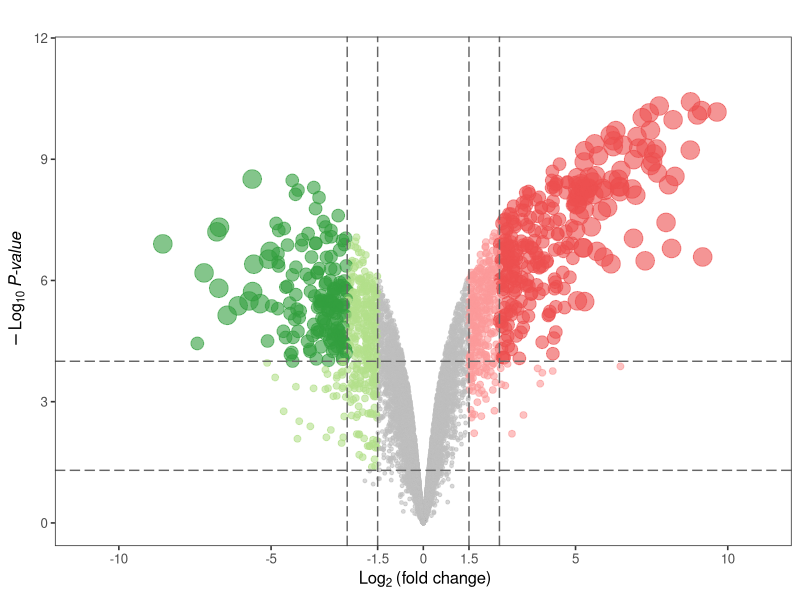
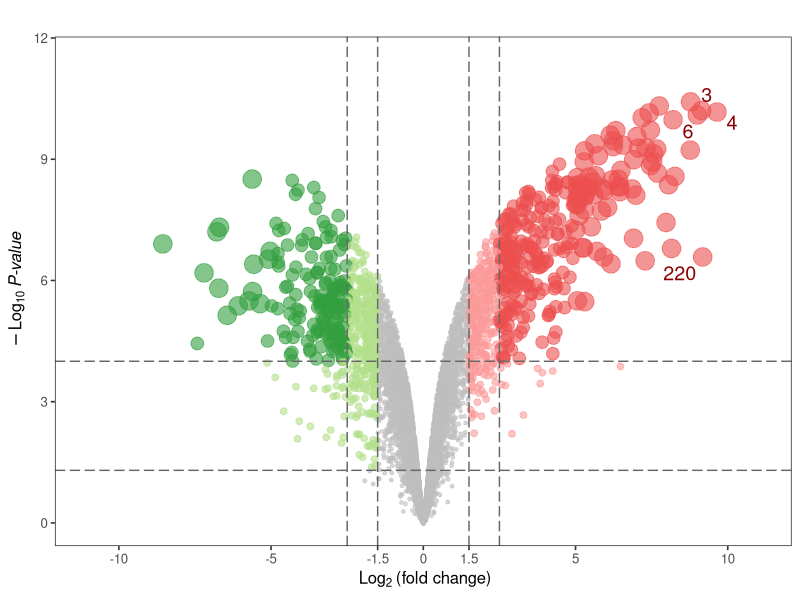
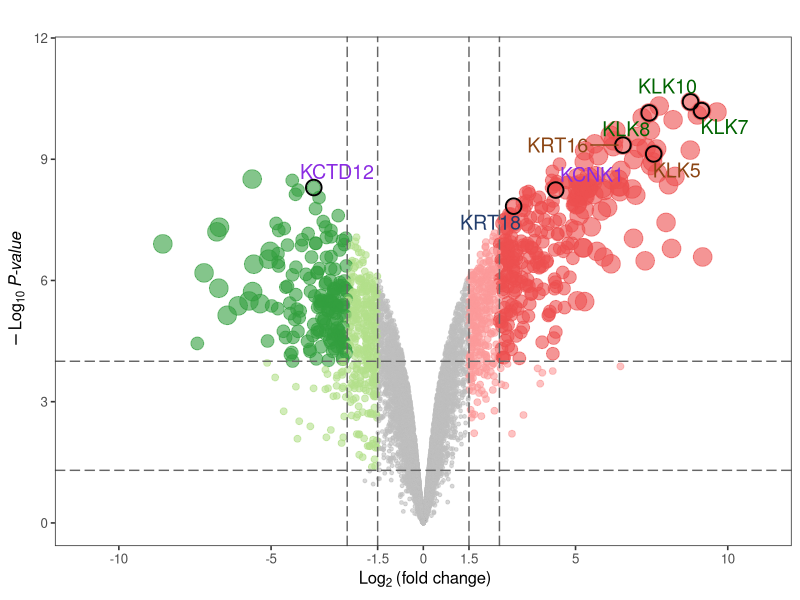
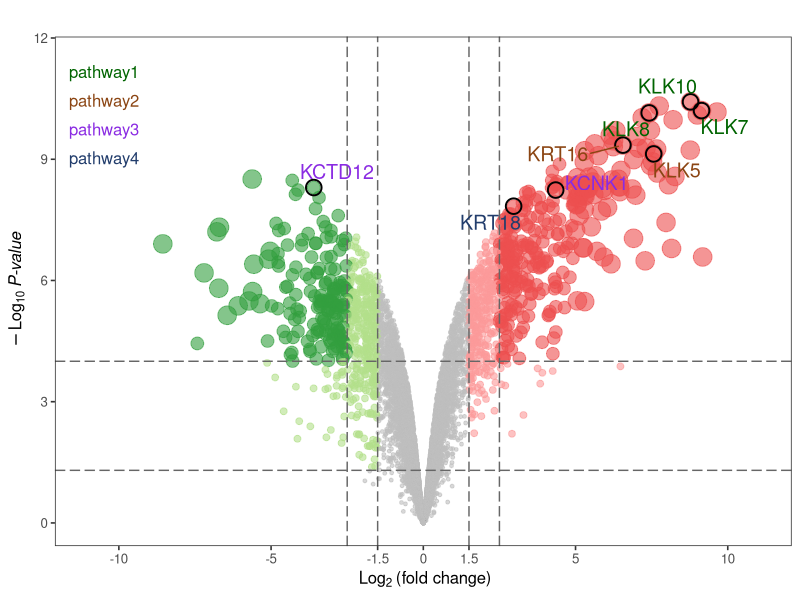
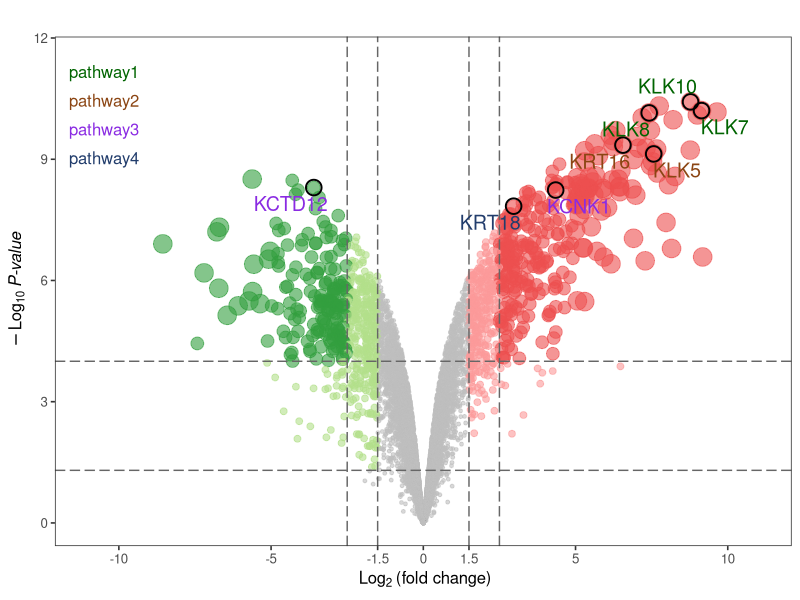

These charts were generated, in order, by the following R code:
## ---- chunk 1
knitr::opts_chunk$set(echo = TRUE)
## ---- chunk 2
#使用国内镜像安装包
#use the domestic mirror installation package
#options("repos"= c(CRAN="https://mirrors.tuna.tsinghua.edu.cn/CRAN/"))
#options(BioC_mirror="http://mirrors.ustc.edu.cn/bioc/")

library(ggplot2)
library(ggrepel)
library(ggthemes)
library(gridExtra)

Sys.setenv(LANGUAGE = "en") #显示英文报错信息 display English error messages
options(stringsAsFactors = FALSE) #禁止chr转成factor prohibit the conversion of chr to factor
## ---- chunk 3
# 全部基因差异表达分析结果
# differential Expression Analysis Results of All Genes
x <- read.csv("easy_input_limma.csv")
x$label<- x$X
head(x)

# 突出展示感兴趣的基因
# highlight genes of interest
selectedGeneID <- read.csv("easy_input_selected.csv")
head(selectedGeneID)

# 提取感兴趣的基因的差异分析结果
# extract the differential analysis results of the gene of interest
x$gsym <- x$label
selectgenes <- merge(selectedGeneID, x, by = "gsym")
head(selectgenes)
## ---- chunk 4
#plot_mode <- "classic" #经典版 classic version
plot_mode <- "advanced" #酷炫版 cool version

logFCcut <- 1.5 #log2-foldchange
pvalCut <- 0.05 #P.value
adjPcut <- 0.05 #adj.P.value

#用于高级模式
#for advanced mode
logFCcut2 <- 2.5
logFCcut3 <- 5
pvalCut2 <- 0.0001
pvalCut3 <- 0.00001

#置x，y軸的最大最小位置
#set the maximum and minimum positions of the x and y axes
xmin <- (range(x$logFC)[1]- (range(x$logFC)[1]+ 10))
xmax <- (range(x$logFC)[1]+ (10-range(x$logFC)[1]))
ymin <- 0
ymax <- max(-log10(x$P.Value)) * 1.1

# 基因名的颜色，需大于等于pathway的数量，这里自定义了足够多的颜色
# the color of the gene name needs to be greater than or equal to the number of pathway, and here a sufficient number of colors have been customized
mycol <- c("darkgreen","chocolate4","blueviolet","#223D6C","#D20A13","#088247","#58CDD9","#7A142C","#5D90BA","#431A3D","#91612D","#6E568C","#E0367A","#D8D155","#64495D","#7CC767")
## ---- chunk 5
if (plot_mode == "classic"){
  # 簡單的setting for color
  # simple setting for color
  x$color_transparent <- ifelse((x$P.Value < pvalCut & x$logFC > logFCcut), "red", ifelse((x$P.Value < pvalCut & x$logFC < -logFCcut), "blue","grey"))
  # 簡單的setting for size
  # simple setting for size
  size <- ifelse((x$P.Value < pvalCut & abs(x$logFC) > logFCcut), 4, 2)
  
} else if (plot_mode == "advanced") {
  # 複雜的的setting for color
  # complex setting for Color
  n1 <- length(x[, 1])
  cols <- rep("grey", n1)
  names(cols)<- rownames(x)
  
  #不同阈值的点的颜色
  #color of points with different thresholds
  cols[x$P.Value < pvalCut & x$logFC >logFCcut]<- "#FB9A99"
  cols[x$P.Value < pvalCut2 & x$logFC > logFCcut2]<- "#ED4F4F"
  cols[x$P.Value < pvalCut & x$logFC < -logFCcut]<- "#B2DF8A"
  cols[x$P.Value < pvalCut2 & x$logFC < -logFCcut2]<- "#329E3F"
  color_transparent <- adjustcolor(cols, alpha.f = 0.5)
  x$color_transparent <- color_transparent
  
  # 複雜的的setting for size
  # complex setting for size
  n1 <- length(x[, 1])
  size <- rep(1, n1)
  
  #不同阈值的点的大小
  #size of points with different thresholds
  size[x$P.Value < pvalCut & x$logFC > logFCcut]<- 2
  size[x$P.Value < pvalCut2 & x$logFC > logFCcut2]<- 4
  size[x$P.Value < pvalCut3 & x$logFC > logFCcut3]<- 6
  size[x$P.Value < pvalCut & x$logFC < -logFCcut]<- 2
  size[x$P.Value < pvalCut2 & x$logFC < -logFCcut2]<- 4
  size[x$P.Value < pvalCut3 & x$logFC < -logFCcut3]<- 6
  
} else {
  stop("Unsupport mode")
}

# 构建绘图对象
# Construct the plot object
p1 <- ggplot(data=x, aes(logFC, -log10(P.Value), label = label, color = pathway)) +
  geom_point(alpha = 0.6, size = size, colour = x$color_transparent) +

  labs(x=bquote(~Log[2]~"(fold change)"), y=bquote(~-Log[10]~italic("P-value")), title="") + 
  ylim(c(ymin,ymax)) + 
  scale_x_continuous(
    breaks = c(-10, -5, -logFCcut, 0, logFCcut, 5, 10), #刻度线的位置 position of the scale line
    labels = c(-10, -5, -logFCcut, 0, logFCcut, 5, 10),
    limits = c(-11, 11) #x轴范围，两侧对称才好看 x-axis range, symmetry on both sides looks good
  ) +
  #或用下面这行：
  #or use the line below:
  #xlim(c(xmin, xmax)) + 

  #画阈值分界线
  #draw threshold boundary line
  geom_vline(xintercept = c(-logFCcut, logFCcut), color="grey40", 
             linetype="longdash", lwd = 0.5) + #虚线的形状和粗细 shape and thickness of the dashed line
  geom_hline(yintercept = -log10(pvalCut), color="grey40", 
             linetype="longdash", lwd = 0.5) +
  
  theme_bw(base_size = 12#, base_family = "Times" #修改字体 modify font
           ) +
  theme(panel.grid=element_blank())

if (plot_mode == "advanced") {
  p1 <- p1 + 
  geom_vline(xintercept = c(-logFCcut2, logFCcut2), color="grey40", 
             linetype="longdash", lwd = 0.5) +
  geom_hline(yintercept = -log10(pvalCut2), color="grey40", 
             linetype="longdash", lwd = 0.5)
}
p1

# 显示 logFC > n 的基因的基因名
# show gene names for genes with logFC > n
n = 9
p1 + geom_text_repel(aes(x = logFC, y = -log10(P.Value), 
                               label = ifelse(logFC > n, rownames(x),"")),
        colour="darkred", size = 5, box.padding = unit(0.35, "lines"), 
        point.padding = unit(0.3, "lines"))

# 突出显示候选基因
# highlight candidate genes
p2 <- p1 + 
  # 在感兴趣的基因外面画个黑色圈
  # draw a black circle around the gene of interest
  geom_point(data = selectgenes, alpha = 1, size = 4.6, shape = 1, 
             stroke = 1, #圈粗细 thickness of circle
             color = "black") +
  
  # 显示感兴趣的基因的基因名
  # display the gene name of the gene of interest
  scale_color_manual(values = mycol) + 
  geom_text_repel(data = selectgenes, 
                  show.legend = FALSE, #不显示图例 legend not displayed
                  size = 5, box.padding = unit(0.35, "lines"), 
        point.padding = unit(0.3, "lines")) +
  guides(color=guide_legend(title = NULL)) 

p2

# 显示pathway
# show pathway
np <- length(unique(selectgenes$pathway))
(labelsInfo <- data.frame(pathway = names(table(selectgenes$pathway)),
                         col = mycol[1:np]))
p2 + annotation_custom(tableGrob(labelsInfo$pathway, rows = c(rep("", np)), cols = "",
                                 theme = ttheme_minimal(base_colour = labelsInfo$col)),
                       ymin = ymax - 2, ymax = ymax, xmin = xmin - 1.5, xmax = xmin)

# 保存到PDF文件
# save to PDF file
if (plot_mode == "classic"){ggsave("volcano_classic.pdf", width=6,height=5)} else if (plot_mode == "advanced") {ggsave("Volcano_advanced.pdf",width=6,height=5)} else {stop("Unsupport mode")}
## ---- chunk 6
sessionInfo()
